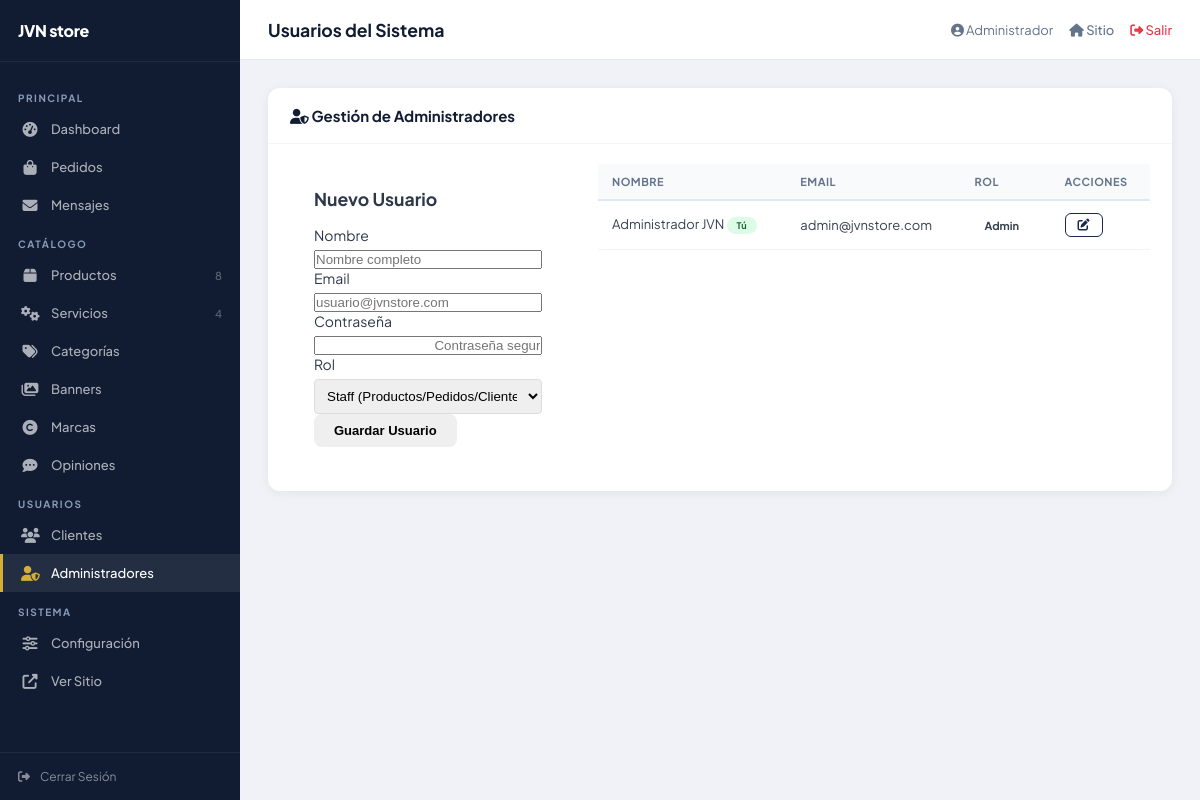
The app's page /admin/usuarios.php (signed in) with its own data.
### tables this page shows
CREATE TABLE IF NOT EXISTS `usuarios` (
    `id`         INT(11) NOT NULL AUTO_INCREMENT,
    `nombre`     VARCHAR(100) NOT NULL,
    `email`      VARCHAR(100) NOT NULL UNIQUE,
    `password`   VARCHAR(255) NOT NULL,
    `rol`        ENUM('admin','staff') DEFAULT 'admin',
    `avatar`     VARCHAR(255) DEFAULT NULL,
    `activo`     TINYINT(1) DEFAULT 1,
    `created_at` TIMESTAMP DEFAULT CURRENT_TIMESTAMP,
    PRIMARY KEY (`id`)
);

### includes/auth.php (called while the page is built, shortened)
<?php
require_once __DIR__ . '/helpers.php';
function isLoggedIn()
{
    return isset($_SESSION['usuario_id']);
}
function getCurrentUser()
{
    return [
        'id' => $_SESSION['usuario_id'],
        'nombre' => $_SESSION['usuario_nombre'],
        'email' => $_SESSION['usuario_email'],
        'rol' => $_SESSION['usuario_rol'],
        'avatar' => $_SESSION['usuario_avatar'] ?? null,
        'tabla' => $_SESSION['usuario_tabla'] ?? 'usuarios'
    ];
}

### includes/helpers.php (called while the page is built, shortened)
<?php
function sanitize($data)
{
    return htmlspecialchars(trim($data), ENT_QUOTES, 'UTF-8');
}

### admin/usuarios.php (the view, shortened to what this page needs)
<?php
$pageTitle = 'Usuarios del Sistema';
require_once __DIR__ . '/../includes/auth.php';
require_once __DIR__ . '/../includes/helpers.php';
$db = getDB();
$usuario = null;
$usuarios = $db->query("SELECT * FROM usuarios WHERE rol IN ('admin', 'staff') ORDER BY rol, nombre")->fetchAll();
require_once __DIR__ . '/includes/header.php';
?>
<div class="adm-card">
  <div class="adm-card-header">
    <h2><i class="fas fa-user-shield"></i> <?= $usuario ? 'Editar Administrador' : 'Gestión de Administradores' ?></h2>
  </div>
  <div class="adm-card-body">
                <div style="display:grid;grid-template-columns: 1fr 2fr;gap:2rem;align-items:start;">
                    <div class="card" style="padding:1.5rem;">
                        <h3 style="margin-top:0;margin-bottom:1rem;font-size:1.1rem;">
                            <?= $usuario ? 'Editar Usuario' : 'Nuevo Usuario' ?>
                        </h3>
                        <form method="POST">
                            <div class="form-group">
                                <label>Nombre</label>
                                <input type="text" name="nombre" required
                                    value="<?= sanitize($usuario['nombre'] ?? '') ?>" placeholder="Nombre completo">
                            </div>
                            <div class="form-group">
                                <label>Email</label>
                                <input type="email" name="email" required
                                    value="<?= sanitize($usuario['email'] ?? '') ?>"
                                    placeholder="usuario@jvnstore.com">
                            </div>
                            <div class="form-group">
                                <label>Contraseña</label>
                                <input type="password" name="password" <?= $usuario ? '' : 'required' ?> placeholder="
                                <?= $usuario ? 'Dejar en blanco para mantener' : 'Contraseña segura' ?>">
                            </div>
                            <div class="form-group">
                                <label>Rol</label>
                                <select name="rol" required
                                    style="width:100%;padding:0.5rem;border:1px solid #ddd;border-radius:4px;">
                                    <option value="staff" <?= ($usuario['rol'] ?? '') === 'staff' ? 'selected' : '' ?>
                                        >Staff (Productos/Pedidos/Clientes)</option>
                                </select>
                            </div>
                            <button type="submit" class="btn btn-primary btn-block">Guardar Usuario</button>
                        </form>
                    </div>
                    <div class="card" style="padding:0;">
                            <table class="adm-table">
                            <thead>
                                <tr>
                                    <th>Nombre</th>
                                    <th>Email</th>
                                    <th>Rol</th>
                                    <th>Acciones</th>
                                </tr>
                            </thead>
                            <tbody>
                                <?php foreach ($usuarios as $u): ?>
                                    <tr>
                                        <td>
                                            <?= sanitize($u['nombre']) ?>
                                            <?php if ($u['id'] == getCurrentUser()['id']): ?>
                                                <span class="badge badge-success" style="font-size:0.7em;">Tú</span>
                                            <?php endif; ?>
                                        </td>
                                        <td>
                                            <?= sanitize($u['email']) ?>
                                        </td>
                                        <td>
                                            <?php if ($u['rol'] === 'admin'): ?>
                                                <span class="badge badge-primary">Admin</span>
                                            <?php else: ?>
                                                <span class="badge badge-secondary">Staff</span>
                                            <?php endif; ?>
                                        </td>
                                        <td>
                                            <div class="actions">
                                                <a href="?action=edit&id=<?= $u['id'] ?>" class="btn btn-outline btn-sm"
                                                    title="Editar"><i class="fas fa-edit"></i></a>
                                            </div>
                                        </td>
                                    </tr>
                                <?php endforeach; ?>
                            </tbody>
                        </table>
                    </div>
                </div>
  </div>
</div>
<?php require_once __DIR__ . '/includes/footer.php'; ?>

### admin/includes/header.php (shortened to what this page needs)
<?php
require_once __DIR__ . '/../../includes/auth.php';
require_once __DIR__ . '/../../includes/helpers.php';
$currentUser = getCurrentUser();
$currentFile = basename($_SERVER['PHP_SELF']);
$db = getDB();
$cntProductos  = $db->query("SELECT COUNT(*) FROM productos WHERE activo=1")->fetchColumn();
$cntServicios  = $db->query("SELECT COUNT(*) FROM servicios WHERE activo=1")->fetchColumn();
?>
<!DOCTYPE html>
<html lang="es">
<head>
<link rel="stylesheet" href="<?= BASE_URL ?>css/fonts.css">
<link rel="stylesheet" href="https://cdnjs.cloudflare.com/ajax/libs/font-awesome/6.5.0/css/all.min.css">
<link rel="stylesheet" href="<?= BASE_URL ?>admin/css/admin.css">
</head>
<body>
<div class="adm-wrap">
<aside class="adm-sidebar" id="admSidebar">
  <div class="adm-brand">
    <span>JVN store</span>
  </div>
  <nav class="adm-nav">
    <div class="adm-nav-label">Principal</div>
    <a href="<?= BASE_URL ?>admin/" class="<?= $currentFile==='index.php'?'active':'' ?>">
      <i class="fas fa-tachometer-alt"></i> Dashboard
    </a>
    <a href="<?= BASE_URL ?>admin/pedidos.php" class="<?= $currentFile==='pedidos.php'?'active':'' ?>">
      <i class="fas fa-shopping-bag"></i> Pedidos
    </a>
    <a href="<?= BASE_URL ?>admin/mensajes.php" class="<?= $currentFile==='mensajes.php'?'active':'' ?>">
      <i class="fas fa-envelope"></i> Mensajes
    </a>
    <div class="adm-nav-label">Catálogo</div>
    <a href="<?= BASE_URL ?>admin/productos.php" class="<?= $currentFile==='productos.php'?'active':'' ?>">
      <i class="fas fa-box"></i> Productos
      <span style="margin-left:auto;font-size:11px;opacity:.5"><?=$cntProductos?></span>
    </a>
    <a href="<?= BASE_URL ?>admin/servicios.php" class="<?= $currentFile==='servicios.php'?'active':'' ?>">
      <i class="fas fa-cogs"></i> Servicios
      <span style="margin-left:auto;font-size:11px;opacity:.5"><?=$cntServicios?></span>
    </a>
    <a href="<?= BASE_URL ?>admin/categorias.php" class="<?= $currentFile==='categorias.php'?'active':'' ?>">
      <i class="fas fa-tags"></i> Categorías
    </a>
    <a href="<?= BASE_URL ?>admin/banners.php" class="<?= $currentFile==='banners.php'?'active':'' ?>">
      <i class="fas fa-images"></i> Banners
    </a>
    <a href="<?= BASE_URL ?>admin/marcas.php" class="<?= $currentFile==='marcas.php'?'active':'' ?>">
      <i class="fas fa-copyright"></i> Marcas
    </a>
    <a href="<?= BASE_URL ?>admin/opiniones.php" class="<?= $currentFile==='opiniones.php'?'active':'' ?>">
      <i class="fas fa-comment-dots"></i> Opiniones
    </a>
    <div class="adm-nav-label">Usuarios</div>
    <a href="<?= BASE_URL ?>admin/clientes.php" class="<?= $currentFile==='clientes.php'?'active':'' ?>">
      <i class="fas fa-users"></i> Clientes
    </a>
    <a href="<?= BASE_URL ?>admin/usuarios.php" class="<?= $currentFile==='usuarios.php'?'active':'' ?>">
      <i class="fas fa-user-shield"></i> Administradores
    </a>
    <div class="adm-nav-label">Sistema</div>
    <a href="<?= BASE_URL ?>admin/configuracion.php" class="<?= $currentFile==='configuracion.php'?'active':'' ?>">
      <i class="fas fa-sliders-h"></i> Configuración
    </a>
    <a href="<?= BASE_URL ?>" target="_blank">
      <i class="fas fa-external-link-alt"></i> Ver Sitio
    </a>
  </nav>
  <div class="adm-sidebar-footer">
    <a href="<?= BASE_URL ?>logout.php"><i class="fas fa-sign-out-alt"></i> Cerrar Sesión</a>
  </div>
</aside>
<div class="adm-main">
  <div class="adm-topbar">
    <div style="display:flex;align-items:center;gap:14px;">
      <h1><?= $pageTitle ?? 'Dashboard' ?></h1>
    </div>
    <div class="adm-topbar-right">
      <span style="color:#64748b;font-size:13px"><i class="fas fa-user-circle"></i> <?= sanitize(explode(' ',$currentUser['nombre'])[0]) ?></span>
      <a href="<?= BASE_URL ?>"><i class="fas fa-home"></i> Sitio</a>
      <a href="<?= BASE_URL ?>logout.php" style="color:var(--danger)"><i class="fas fa-sign-out-alt"></i> Salir</a>
    </div>
  </div>
  <div class="adm-content">

### admin/css/admin.css (style rules this page uses)
:root { --navy:#1B2A4A;--navy-dark:#111C33;--gold:#D4AF37;--silver:#8B9BB4;--white:#fff;--offwhite:#F0F2F8;--success:#2ECC71;--danger:#E63946;--warning:#F39C12;--info:#3498DB;--sidebar-w:240px;--font:'Plus Jakarta Sans',system-ui,sans-serif; }
*,*::before,*::after { box-sizing:border-box;margin:0;padding:0; }
body { font-family:var(--font);background:var(--offwhite);color:#2d3748;font-size:14px;-webkit-font-smoothing:antialiased; }
a { text-decoration:none;color:inherit; }
.adm-wrap { display:flex;min-height:100vh; }
.adm-sidebar { width:var(--sidebar-w);background:var(--navy-dark);position:fixed;top:0;left:0;height:100vh;overflow-y:auto;z-index:100;display:flex;flex-direction:column; }
.adm-brand { padding:20px 18px;border-bottom:1px solid rgba(255,255,255,.07);display:flex;align-items:center;gap:10px; }
.adm-brand span { color:#fff;font-weight:800;font-size:1rem;font-family:var(--font);letter-spacing:-.02em; }
.adm-nav { padding:16px 0;flex:1; }
.adm-nav-label { color:var(--silver);font-size:10px;font-weight:700;text-transform:uppercase;letter-spacing:1.5px;padding:14px 18px 6px; }
.adm-nav a { display:flex;align-items:center;gap:12px;color:rgba(255,255,255,.65);padding:11px 18px;font-size:13px;font-weight:500;transition:all .2s;border-left:3px solid transparent; }
.adm-nav a:hover,.adm-nav a.active { color:#fff;background:rgba(255,255,255,.08);border-left-color:var(--gold); }
.adm-nav a i { width:18px;text-align:center;font-size:15px; }
.adm-nav a.active i { color:var(--gold); }
.adm-sidebar-footer { padding:16px 18px;border-top:1px solid rgba(255,255,255,.07); }
.adm-sidebar-footer a { display:flex;align-items:center;gap:10px;color:rgba(255,255,255,.5);font-size:12px;transition:color .2s; }
.adm-main { margin-left:var(--sidebar-w);flex:1;display:flex;flex-direction:column;min-height:100vh; }
.adm-topbar { background:var(--white);border-bottom:1px solid #e2e8f0;padding:0 28px;height:60px;display:flex;align-items:center;justify-content:space-between;position:sticky;top:0;z-index:50; }
.adm-topbar h1 { font-size:1.1rem;font-weight:700;color:var(--navy-dark); }
.adm-topbar-right { display:flex;align-items:center;gap:16px; }
.adm-topbar-right a { color:#64748b;font-size:13px;font-weight:500;transition:color .2s; }
.adm-content { padding:28px;flex:1; }
.adm-card { background:var(--white);border-radius:12px;box-shadow:0 2px 12px rgba(0,0,0,.06);overflow:hidden;margin-bottom:24px; }
.adm-card-header { padding:18px 22px;border-bottom:1px solid #f1f5f9;display:flex;align-items:center;justify-content:space-between; }
.adm-card-header h2 { font-size:15px;font-weight:700;color:var(--navy-dark); }
.adm-card-body { padding:20px 22px; }
.adm-table { width:100%;border-collapse:collapse; }
.adm-table th { background:#f8fafc;font-size:11px;font-weight:700;text-transform:uppercase;letter-spacing:.5px;color:#64748b;padding:11px 14px;text-align:left;border-bottom:2px solid #e2e8f0; }
.adm-table td { padding:12px 14px;border-bottom:1px solid #f1f5f9;font-size:13px;color:#374151;vertical-align:middle; }
.badge { display:inline-flex;align-items:center;padding:3px 10px;border-radius:20px;font-size:11px;font-weight:700; }
.badge-success { background:#dcfce7;color:#166534; }
.btn { display:inline-flex;align-items:center;gap:8px;padding:9px 20px;border-radius:8px;font-size:13px;font-weight:600;border:none;cursor:pointer;transition:all .2s; }
.btn-outline { background:transparent;color:var(--navy);border:1.5px solid var(--navy); }
.btn-sm { padding:5px 12px;font-size:12px;border-radius:6px; }
.form-group { display:flex;flex-direction:column;gap:6px; }

### records on screen
usuarios: nombre "Administrador", nombre "Administrador JVN", shows "Tú", email "admin@jvnstore.com", rol "Admin"

### other values on screen
$cntProductos "8"
$cntServicios "4"
$pageTitle "Usuarios del Sistema"
